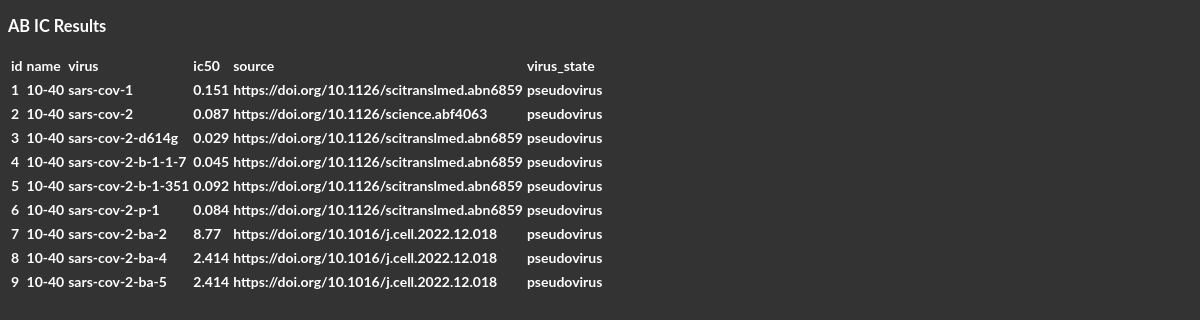
/ab_ic/10-40, run on the app's committed database.
### tables this page shows
CREATE TABLE ab_ic (
            id INTEGER PRIMARY KEY,
            name TEXT NOT NULL,
            virus TEXT NOT NULL,
            ic50 REAL NOT NULL,
            source TEXT NOT NULL
        , state 'pseudovirus');

### betacovdb/app/main.py (the view)
@app.get("/ab_ic/{ab_name}")
async def read_ab_ic(request: Request, ab_name: str) -> HTMLResponse:
    with sqlite.connect(db_utils.DB_PATH) as conn:
        data = db_utils.get_ab_data(conn, ab_name)
    response_data = [
        {
            "id": id_,
            "name": name,
            "virus": virus,
            "ic50": ic50,
            "source": source,
            "virus_state": virus_state,
        }
        for id_, name, virus, ic50, source, virus_state in data
    ]
    return TEMPLATES.TemplateResponse(
        "read_ab_ic.html",
        {"request": request, "entries": response_data},
    )

### betacovdb/app/templates/read_ab_ic.html (shortened to what this page needs)
<!DOCTYPE html>
<html lang = "en">
<head>
    <link href = "{{ url_for('static', path = '/styles.css') }}" rel = "stylesheet">
</head>
<body>
    <div class = "response-data">
        <h3>AB IC Results</h3>
        <table class = "ab-ic-results">
            {% if entries|length > 0 %}
                {% set headers = entries[0].keys() %}
                <tr>
                    {% for h in headers %}
                        <th>{{ h }}</th>
                    {% endfor %}
                </tr>
            {% endif %}
            {% for e in entries %}
                <tr>
                {% for k, v in e.items() %}
                    <th>{{ v }}</th>
                {% endfor %}
                </tr>
            {% endfor %}
        </table>
    </div>
</body>
</html>

### betacovdb/app/static/styles.css (style rules this page uses)
body { font-family: "Lato", sans-serif; font-size: 14px; line-height: 20px; color: #ffffff; background-color: #333333; }
table { text-align: left; border-collapse: separate; border-spacing: 50 100; }

### data on the page
ab_ic: e "1", name "10-40", virus "sars-cov-1", ic50 "0.151", source "https://doi.org/10.1126/scitranslmed.abn6859", state "pseudovirus"
ab_ic: e "2", name "10-40", virus "sars-cov-2", ic50 "0.087", source "https://doi.org/10.1126/science.abf4063", state "pseudovirus"
ab_ic: e "3", name "10-40", virus "sars-cov-2-d614g", ic50 "0.029", source "https://doi.org/10.1126/scitranslmed.abn6859", state "pseudovirus"
ab_ic: e "4", name "10-40", virus "sars-cov-2-b-1-1-7", ic50 "0.045", source "https://doi.org/10.1126/scitranslmed.abn6859", state "pseudovirus"
ab_ic: e "5", name "10-40", virus "sars-cov-2-b-1-351", ic50 "0.092", source "https://doi.org/10.1126/scitranslmed.abn6859", state "pseudovirus"
ab_ic: e "6", name "10-40", virus "sars-cov-2-p-1", ic50 "0.084", source "https://doi.org/10.1126/scitranslmed.abn6859", state "pseudovirus"
ab_ic: e "7", name "10-40", virus "sars-cov-2-ba-2", ic50 "8.77", source "https://doi.org/10.1016/j.cell.2022.12.018", state "pseudovirus"
ab_ic: e "8", name "10-40", virus "sars-cov-2-ba-4", ic50 "2.414", source "https://doi.org/10.1016/j.cell.2022.12.018", state "pseudovirus"
ab_ic: e "9", name "10-40", virus "sars-cov-2-ba-5", ic50 "2.414", source "https://doi.org/10.1016/j.cell.2022.12.018", state "pseudovirus"

### other printed values
{{ h }} "id" "name" "virus" "ic50" "source" "virus_state"
